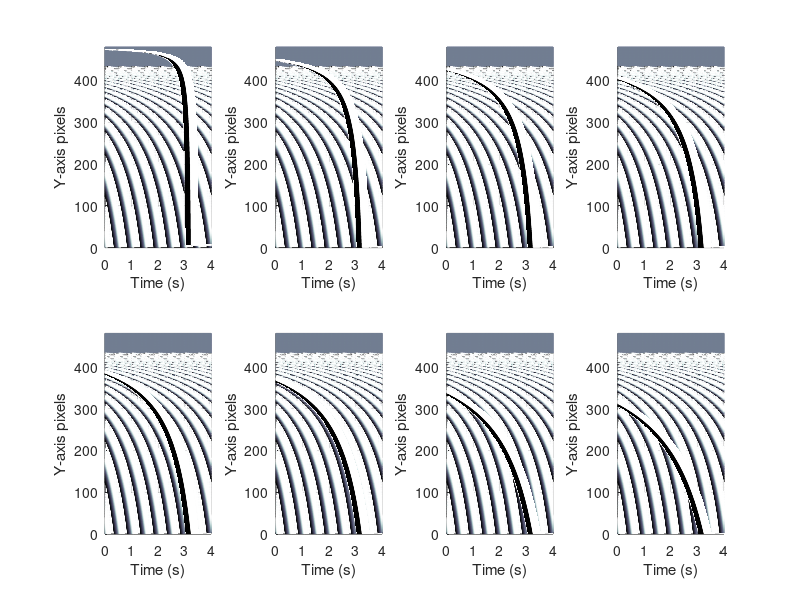

MATLAB code to generate this figure:


depths = [25:-5:0,-10,-20];
N_depths = length(depths);
ground = cell(N_depths,1);

for nd = 1:N_depths
    
    screen_distance = 20.0; % cm
    screen_height = 26.3; % cm
    
    grating_wavelength = 10; % cm
    N_periods = 40; % That are drawn on the floor
    
    grating_tf = 2; % Temporal frequency of the grating
    grating_speed = grating_tf*grating_wavelength; % cm/s
    
    frame_rate = 200; % Hz
    dx = grating_speed / frame_rate; % grating movement per frame, cm/frame
    
    stimulus_duration = 4.0; % s
    N_frames =  stimulus_duration * frame_rate;
    
    %step_height = 15; % cm
    step_height = depths(nd); % cm
    step_width = 1 * grating_wavelength;
    
    step_start = grating_speed*stimulus_duration; % to end arriving at the bootom of screen
    step_start = step_start - step_width - grating_speed*0.5; % to end with grating passing out of the screen 0.5s before the end when step height is zero
    step_start = step_start - step_height*screen_distance/screen_height; % Correct for height of step
    
    ground{nd} = zeros(480, N_frames)+0;
    ground{nd}(240:480,:) = 0.5;
    
    for nf = 1:N_frames
        % Draw ground
        x_start = mod(-dx*(nf-1), grating_wavelength);
        x = x_start-grating_wavelength:grating_wavelength/2:N_periods*grating_wavelength; % horizontal distance behind screen
        y = screen_height-(screen_distance*screen_height)./(screen_distance + x); % cm
        y = round(y *480/screen_height); % pixels
        
        for n = 1:2:N_periods-2
            % Sine waves
            Ly = length(y(n)+1:y(n+2)+1);
            gr_vals = (sin((1:Ly)*2*pi/Ly)+1)/2;
            id = y(n)+1:y(n+2)+1;
            pos_id = find(id > 0);
            ground{nd}(id(pos_id),nf) = gr_vals(pos_id);
            
        end
        
        % Draw step
        x2_start = step_start            - (nf-1)*dx;
        x2_end   = step_start+step_width - (nf-1)*dx;
        x2 = x2_start:grating_wavelength/2:x2_end+0.0001; % the 0.0001 helps correct for rounding errors
        for n = 1:length(x2)
            if (x2(n) < -screen_distance+1)
                x2(n) = -screen_distance+1;
            end
        end
        y2 = screen_height-(screen_distance*(screen_height-step_height))./(screen_distance + x2); % cm
        y2 = round(y2 *480/screen_height); % pixels
        for n = 1:length(y2)
            if (y2(n) < 0)
                y2(n) = 0;
            end
        end
        for n = 1:2:length(y2)-2
            ground{nd}(y2(n)+1:y2(n+1)+1,nf) = 0; % 0.4
            ground{nd}(y2(n+1)+1:y2(n+2)+1,nf) = 1; % 0.9
        end
    end
    
    figure(100)
    subplot(2,4,nd)
    hold off
    mesh(ground{nd})
    axis([0 N_frames 0 480 0 2])
    view(2)
    colormap('bone')
    set(gca,'xtick',0:200:N_frames,'xticklabel',{'0' '1' '2' '3' '4'});
        
   
end

for nl = 1:N_depths
   subplot(2,4,nl)
   xlabel('Time (s)')
   ylabel('Y-axis pixels')
end

save spacetimeplots_sine.mat ground




